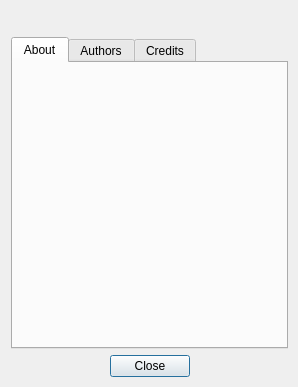
<?xml version="1.0" encoding="UTF-8"?>
<ui version="4.0">
 <class>AboutDialog</class>
 <widget class="QDialog" name="AboutDialog">
  <property name="geometry">
   <rect>
    <x>0</x>
    <y>0</y>
    <width>298</width>
    <height>387</height>
   </rect>
  </property>
  <property name="sizePolicy">
   <sizepolicy hsizetype="Ignored" vsizetype="Ignored">
    <horstretch>0</horstretch>
    <verstretch>0</verstretch>
   </sizepolicy>
  </property>
  <property name="minimumSize">
   <size>
    <width>255</width>
    <height>300</height>
   </size>
  </property>
  <property name="windowTitle">
   <string>About qTwitter</string>
  </property>
  <property name="modal">
   <bool>true</bool>
  </property>
  <layout class="QVBoxLayout" name="verticalLayout">
   <property name="rightMargin">
    <number>10</number>
   </property>
   <property name="bottomMargin">
    <number>10</number>
   </property>
   <item>
    <layout class="QHBoxLayout" name="horizontalLayout_2">
     <item>
      <spacer name="horizontalSpacer">
       <property name="orientation">
        <enum>Qt::Horizontal</enum>
       </property>
       <property name="sizeHint" stdset="0">
        <size>
         <width>40</width>
         <height>20</height>
        </size>
       </property>
      </spacer>
     </item>
     <item>
      <widget class="QLabel" name="label">
       <property name="sizePolicy">
        <sizepolicy hsizetype="Fixed" vsizetype="Fixed">
         <horstretch>0</horstretch>
         <verstretch>0</verstretch>
        </sizepolicy>
       </property>
       <property name="text">
        <string/>
       </property>
       <property name="pixmap">
        <pixmap resource="../res/resources.qrc">:/icons/twitter_48.png</pixmap>
       </property>
      </widget>
     </item>
     <item>
      <spacer name="horizontalSpacer_2">
       <property name="orientation">
        <enum>Qt::Horizontal</enum>
       </property>
       <property name="sizeHint" stdset="0">
        <size>
         <width>40</width>
         <height>20</height>
        </size>
       </property>
      </spacer>
     </item>
    </layout>
   </item>
   <item>
    <widget class="QTabWidget" name="tabWidget">
     <property name="sizePolicy">
      <sizepolicy hsizetype="Preferred" vsizetype="Preferred">
       <horstretch>0</horstretch>
       <verstretch>0</verstretch>
      </sizepolicy>
     </property>
     <property name="currentIndex">
      <number>0</number>
     </property>
     <widget class="QWidget" name="aboutTab">
      <attribute name="title">
       <string>About</string>
      </attribute>
      <layout class="QVBoxLayout" name="verticalLayout_2">
       <property name="spacing">
        <number>0</number>
       </property>
       <property name="margin">
        <number>0</number>
       </property>
       <item>
        <widget class="QTextBrowser" name="aboutText">
         <property name="sizePolicy">
          <sizepolicy hsizetype="Preferred" vsizetype="Preferred">
           <horstretch>0</horstretch>
           <verstretch>0</verstretch>
          </sizepolicy>
         </property>
         <property name="palette">
          <palette>
           <active>
            <colorrole role="Base">
             <brush brushstyle="SolidPattern">
              <color alpha="0">
               <red>255</red>
               <green>255</green>
               <blue>255</blue>
              </color>
             </brush>
            </colorrole>
           </active>
           <inactive>
            <colorrole role="Base">
             <brush brushstyle="SolidPattern">
              <color alpha="0">
               <red>255</red>
               <green>255</green>
               <blue>255</blue>
              </color>
             </brush>
            </colorrole>
           </inactive>
           <disabled>
            <colorrole role="Base">
             <brush brushstyle="SolidPattern">
              <color alpha="255">
               <red>212</red>
               <green>208</green>
               <blue>200</blue>
              </color>
             </brush>
            </colorrole>
           </disabled>
          </palette>
         </property>
         <property name="font">
          <font>
           <pointsize>10</pointsize>
          </font>
         </property>
         <property name="frameShape">
          <enum>QFrame::NoFrame</enum>
         </property>
         <property name="verticalScrollBarPolicy">
          <enum>Qt::ScrollBarAlwaysOff</enum>
         </property>
         <property name="horizontalScrollBarPolicy">
          <enum>Qt::ScrollBarAlwaysOff</enum>
         </property>
         <property name="html">
          <string notr="true">&lt;!DOCTYPE HTML PUBLIC &quot;-//W3C//DTD HTML 4.0//EN&quot; &quot;http://www.w3.org/TR/REC-html40/strict.dtd&quot;&gt;
&lt;html&gt;&lt;head&gt;&lt;meta name=&quot;qrichtext&quot; content=&quot;1&quot; /&gt;&lt;style type=&quot;text/css&quot;&gt;
p, li { white-space: pre-wrap; }
&lt;/style&gt;&lt;/head&gt;&lt;body style=&quot; font-family:'Lucida Grande'; font-size:10pt; font-weight:400; font-style:normal;&quot;&gt;
&lt;p align=&quot;center&quot; style=&quot;-qt-paragraph-type:empty; margin-top:0px; margin-bottom:0px; margin-left:0px; margin-right:0px; -qt-block-indent:0; text-indent:0px;&quot;&gt;&lt;/p&gt;&lt;/body&gt;&lt;/html&gt;</string>
         </property>
         <property name="openExternalLinks">
          <bool>true</bool>
         </property>
        </widget>
       </item>
      </layout>
     </widget>
     <widget class="QWidget" name="authorsTab">
      <attribute name="title">
       <string>Authors</string>
      </attribute>
      <layout class="QVBoxLayout" name="verticalLayout_3">
       <property name="spacing">
        <number>0</number>
       </property>
       <property name="margin">
        <number>0</number>
       </property>
       <item>
        <widget class="QTextBrowser" name="authorsText">
         <property name="sizePolicy">
          <sizepolicy hsizetype="Preferred" vsizetype="Preferred">
           <horstretch>0</horstretch>
           <verstretch>0</verstretch>
          </sizepolicy>
         </property>
         <property name="palette">
          <palette>
           <active>
            <colorrole role="Base">
             <brush brushstyle="SolidPattern">
              <color alpha="0">
               <red>255</red>
               <green>255</green>
               <blue>255</blue>
              </color>
             </brush>
            </colorrole>
           </active>
           <inactive>
            <colorrole role="Base">
             <brush brushstyle="SolidPattern">
              <color alpha="0">
               <red>255</red>
               <green>255</green>
               <blue>255</blue>
              </color>
             </brush>
            </colorrole>
           </inactive>
           <disabled>
            <colorrole role="Base">
             <brush brushstyle="SolidPattern">
              <color alpha="255">
               <red>212</red>
               <green>208</green>
               <blue>200</blue>
              </color>
             </brush>
            </colorrole>
           </disabled>
          </palette>
         </property>
         <property name="font">
          <font>
           <pointsize>10</pointsize>
          </font>
         </property>
         <property name="frameShape">
          <enum>QFrame::NoFrame</enum>
         </property>
         <property name="verticalScrollBarPolicy">
          <enum>Qt::ScrollBarAsNeeded</enum>
         </property>
         <property name="horizontalScrollBarPolicy">
          <enum>Qt::ScrollBarAlwaysOff</enum>
         </property>
         <property name="html">
          <string notr="true">&lt;!DOCTYPE HTML PUBLIC &quot;-//W3C//DTD HTML 4.0//EN&quot; &quot;http://www.w3.org/TR/REC-html40/strict.dtd&quot;&gt;
&lt;html&gt;&lt;head&gt;&lt;meta name=&quot;qrichtext&quot; content=&quot;1&quot; /&gt;&lt;style type=&quot;text/css&quot;&gt;
p, li { white-space: pre-wrap; }
&lt;/style&gt;&lt;/head&gt;&lt;body style=&quot; font-family:'Lucida Grande'; font-size:10pt; font-weight:400; font-style:normal;&quot;&gt;
&lt;p style=&quot;-qt-paragraph-type:empty; margin-top:0px; margin-bottom:0px; margin-left:0px; margin-right:0px; -qt-block-indent:0; text-indent:0px;&quot;&gt;&lt;/p&gt;&lt;/body&gt;&lt;/html&gt;</string>
         </property>
         <property name="openExternalLinks">
          <bool>true</bool>
         </property>
        </widget>
       </item>
      </layout>
     </widget>
     <widget class="QWidget" name="creditsTab">
      <attribute name="title">
       <string>Credits</string>
      </attribute>
      <layout class="QVBoxLayout" name="verticalLayout_4">
       <property name="spacing">
        <number>0</number>
       </property>
       <property name="margin">
        <number>0</number>
       </property>
       <item>
        <widget class="QTextBrowser" name="creditsText">
         <property name="sizePolicy">
          <sizepolicy hsizetype="Minimum" vsizetype="Minimum">
           <horstretch>0</horstretch>
           <verstretch>0</verstretch>
          </sizepolicy>
         </property>
         <property name="palette">
          <palette>
           <active>
            <colorrole role="Base">
             <brush brushstyle="SolidPattern">
              <color alpha="0">
               <red>255</red>
               <green>255</green>
               <blue>255</blue>
              </color>
             </brush>
            </colorrole>
           </active>
           <inactive>
            <colorrole role="Base">
             <brush brushstyle="SolidPattern">
              <color alpha="0">
               <red>255</red>
               <green>255</green>
               <blue>255</blue>
              </color>
             </brush>
            </colorrole>
           </inactive>
           <disabled>
            <colorrole role="Base">
             <brush brushstyle="SolidPattern">
              <color alpha="255">
               <red>212</red>
               <green>208</green>
               <blue>200</blue>
              </color>
             </brush>
            </colorrole>
           </disabled>
          </palette>
         </property>
         <property name="font">
          <font>
           <pointsize>10</pointsize>
          </font>
         </property>
         <property name="frameShape">
          <enum>QFrame::NoFrame</enum>
         </property>
         <property name="verticalScrollBarPolicy">
          <enum>Qt::ScrollBarAsNeeded</enum>
         </property>
         <property name="horizontalScrollBarPolicy">
          <enum>Qt::ScrollBarAlwaysOff</enum>
         </property>
         <property name="html">
          <string notr="true">&lt;!DOCTYPE HTML PUBLIC &quot;-//W3C//DTD HTML 4.0//EN&quot; &quot;http://www.w3.org/TR/REC-html40/strict.dtd&quot;&gt;
&lt;html&gt;&lt;head&gt;&lt;meta name=&quot;qrichtext&quot; content=&quot;1&quot; /&gt;&lt;style type=&quot;text/css&quot;&gt;
p, li { white-space: pre-wrap; }
&lt;/style&gt;&lt;/head&gt;&lt;body style=&quot; font-family:'Lucida Grande'; font-size:10pt; font-weight:400; font-style:normal;&quot;&gt;
&lt;p style=&quot;-qt-paragraph-type:empty; margin-top:0px; margin-bottom:0px; margin-left:0px; margin-right:0px; -qt-block-indent:0; text-indent:0px;&quot;&gt;&lt;/p&gt;&lt;/body&gt;&lt;/html&gt;</string>
         </property>
         <property name="openExternalLinks">
          <bool>true</bool>
         </property>
        </widget>
       </item>
      </layout>
     </widget>
    </widget>
   </item>
   <item>
    <layout class="QHBoxLayout" name="horizontalLayout">
     <item>
      <spacer name="horizontalSpacer_3">
       <property name="orientation">
        <enum>Qt::Horizontal</enum>
       </property>
       <property name="sizeHint" stdset="0">
        <size>
         <width>40</width>
         <height>20</height>
        </size>
       </property>
      </spacer>
     </item>
     <item>
      <widget class="QPushButton" name="closeButton">
       <property name="text">
        <string>Close</string>
       </property>
      </widget>
     </item>
     <item>
      <spacer name="horizontalSpacer_4">
       <property name="orientation">
        <enum>Qt::Horizontal</enum>
       </property>
       <property name="sizeHint" stdset="0">
        <size>
         <width>40</width>
         <height>20</height>
        </size>
       </property>
      </spacer>
     </item>
    </layout>
   </item>
  </layout>
 </widget>
 <tabstops>
  <tabstop>closeButton</tabstop>
 </tabstops>
 <resources>
  <include location="../res/resources.qrc"/>
 </resources>
 <connections>
  <connection>
   <sender>closeButton</sender>
   <signal>clicked()</signal>
   <receiver>AboutDialog</receiver>
   <slot>close()</slot>
   <hints>
    <hint type="sourcelabel">
     <x>168</x>
     <y>178</y>
    </hint>
    <hint type="destinationlabel">
     <x>244</x>
     <y>169</y>
    </hint>
   </hints>
  </connection>
 </connections>
</ui>
